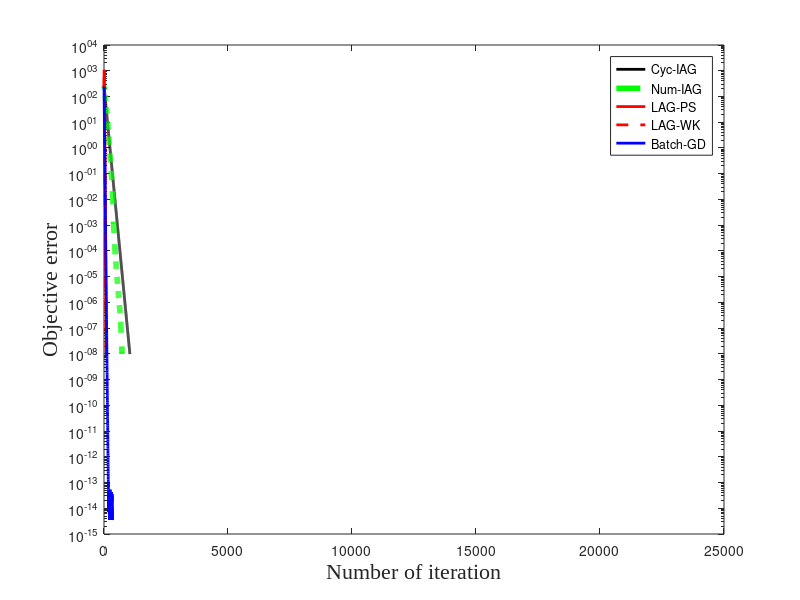
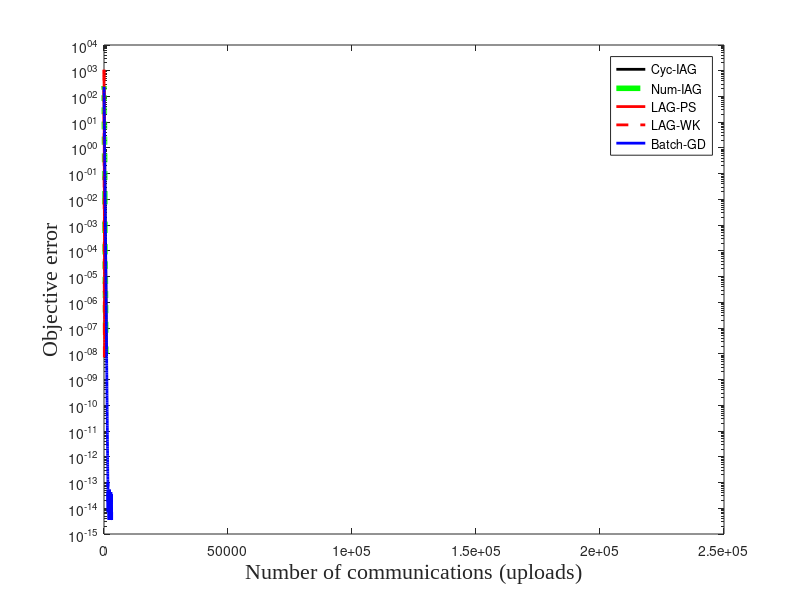

MATLAB code for these plots, in order:
%% LAG - linear regression synthetic data
clear all
close all

%% data allocation for linear regression
[Xdata_28] = load('data28/data.txt'); % UCLA Housing dataset
[ydata_28] = load('data28/y.txt'); 
[Xdata_29] = load('data29/data.txt'); % Body Fat dataset
[ydata_29] = load('data29/y.txt');   
[Xdata_30] = load('data30/data.txt'); % Age of abalone dataset
[ydata_30] = load('data30/y.txt');    

accuracy=1e-8;
num_iter=5000;
num_split=3;
num_workers=num_split*3;
X=cell(num_workers);
y=cell(num_workers);

num_feature=size(Xdata_29(1:50,:),2);
total_sample=size(Xdata_29(1:50,:),1); 
Xdata=randn(total_sample,num_feature);
% Xdatanorm = sqrt(sum(Xdata.^2,2));
ydata=[ydata_29(1:50)];

[Q R]=qr(Xdata);
diagmatrix=diag(ones(total_sample,1));
% [lambda]=eig(Xdata'*Xdata);
Hmax=zeros(num_workers,1);
for i=1:num_workers
   X{i}=1.3^(i-1)*Q(:,i)*Q(:,i)'+diag(ones(total_sample,1));
   Hmax(i)=max(eig(X{i}'*X{i})); 
   y{i}=ydata;
end

num_feature=size(X{1},2);

Hmax_sum=sum(Hmax);
hfun=Hmax_sum./Hmax;
nonprob=Hmax/Hmax_sum;


%% data pre-analysis

Hmin=zeros(num_workers,1);
Hcond=zeros(num_workers,1);
for i=1:num_workers
   Hmin(i)=min(abs(eig(X{i}'*X{i}))); 
   Hcond(i)=Hmax(i)/Hmin(i);
end

X_fede=[];
y_fede=[];
for i=1:num_workers
  X_fede=[X_fede;X{i}];
  y_fede=[y_fede;y{i}];
end

triggerslot=10;
Hmaxall=max(eig(X_fede'*X_fede)); 
Hminall=min(eig(X_fede'*X_fede)); 
condnum=Hmaxall/Hminall;
[cdff,cdfx] = ecdf(Hmax*num_workers/Hmaxall);
comm_save=0;
for i=1:triggerslot
    comm_save=comm_save+(1/i-1/(i+1))*cdff(find(cdfx>=min(max(cdfx),2*sqrt(1/(triggerslot*i))),1));
end

heterconst=mean(exp(Hmax/Hmaxall));
heterconst2=mean(Hmax/Hmaxall);
rate=1/(1+sum(Hmin)/(4*sum(Hmax)));
%% parameter initialization
%triggerslot=100;
theta=zeros(num_feature,num_iter);
grads=ones(num_feature,num_workers);
%stepsize=1/(num_workers*max(Hmax));
stepsize=1/Hmaxall;
thrd=10/(stepsize^2*num_workers^2)/triggerslot;
comm_count=ones(num_workers,1);

theta2=zeros(num_feature,num_iter);
grads2=ones(num_feature,1);
stepsize2=stepsize;

theta3=zeros(num_feature,num_iter);
grads3=ones(num_feature,num_workers);
stepsize3=stepsize2/num_workers; % cyclic access learning

theta4=zeros(num_feature,num_iter);
grads4=ones(num_feature,num_workers);
stepsize4=stepsize/num_workers; % nonuniform-random access learning


thrd5=1/(stepsize^2*num_workers^2)/triggerslot;
theta5=zeros(num_feature,1);
grads5=ones(num_feature,num_workers);
stepsize5=stepsize;
comm_count5=ones(num_workers,1);

%thrd6=2/(stepsize*num_workers);
theta6=zeros(num_feature,1);
grads6=ones(num_feature,1);
stepsize6=0.5*stepsize;
comm_count6=ones(num_workers,1);


theta7=zeros(num_feature,1);
grads7=ones(num_feature,num_workers);
stepsize7=stepsize;
comm_count7=ones(num_workers,1);

lambda=0.000;
%%  GD
comm_error2=[];
comm_grad2=[];
for iter=1:num_iter*5

    % central server computation
    if iter>1
    grads2=X_fede'*X_fede*theta2(:,iter)-X_fede'*y_fede+num_workers*lambda*theta2(:,iter);
        end
    grad_error2(iter)=norm(sum(grads2,2),2);

    loss2(iter)=0.5*norm(X_fede*theta2(:,iter)-y_fede,2)^2+0.5*num_workers*lambda*norm(theta2(:,iter),2)^2;
    theta2(:,iter+1)=theta2(:,iter)-stepsize2*grads2;
    comm_error2=[comm_error2;iter*num_workers,loss2(iter)]; 
    comm_grad2=[comm_grad2;iter*num_workers,grad_error2(iter)]; 
end
for iter=i:num_iter
   if abs(loss2(iter)-loss2(end))<accuracy
    fprintf('Communication rounds of GD\n');
       iter*num_workers  
       break
   end
end

%% LAG-PS
comm_iter=1;
comm_index=zeros(num_workers,num_iter);
comm_error=[];
comm_grad=[];
theta_temp=zeros(num_feature,num_workers);
for iter=1:num_iter

    comm_flag=0;
    % local worker computation
    for i=1:num_workers
        if iter>triggerslot
            trigger=0;
            for n=1:triggerslot
            trigger=trigger+norm(theta(:,iter-(n-1))-theta(:,iter-n),2)^2;
            end
%             trigger=trigger/triggerslot;
            if Hmax(i)^2*norm(theta_temp(:,i)-theta(:,iter),2)^2>thrd*trigger
                grads(:,i)=X{i}'*X{i}*theta(:,iter)-X{i}'*y{i}+lambda*theta(:,iter);
                theta_temp(:,i)=theta(:,iter);
                comm_index(i,iter)=1;
                comm_count(i)=comm_count(i)+1;
                comm_iter=comm_iter+1;
                comm_flag=1;
            end
        end
    end
    
    % central server computation
    grad_error(iter)=norm(sum(grads,2),2);
    loss(iter)=0.5*norm(X_fede*theta(:,iter)-y_fede,2)^2+0.5*num_workers*lambda*norm(theta(:,iter),2)^2;
    theta(:,iter+1)=theta(:,iter)-stepsize*sum(grads,2);
    if comm_flag==1
        comm_error=[comm_error;comm_iter,loss(iter)];
        comm_grad=[comm_grad;comm_iter,grad_error(iter)];
    elseif  mod(iter,1000)==0
        iter
        comm_iter=comm_iter+1;
        comm_error=[comm_error;comm_iter,loss(iter)];
        comm_grad=[comm_grad;comm_iter,grad_error(iter)];
    end
    if abs(loss(iter)-loss2(end))<accuracy
        fprintf('Communication rounds of LAG-PS\n');
        comm_iter
        break
    end
end

%% LAG-WK
comm_iter5=1;
comm_index5=zeros(num_workers,num_iter);
comm_error5=[];
comm_grad5=[];
for iter=1:num_iter

    grad_inexc=[];
    comm_flag=0;
    % local worker computation
    for i=1:num_workers
        grad_temp=X{i}'*X{i}*theta5(:,iter)-X{i}'*y{i}+lambda*theta5(:,iter);
        if iter>triggerslot
            trigger=0;
            for n=1:triggerslot
            trigger=trigger+norm(theta5(:,iter-(n-1))-theta5(:,iter-n),2)^2;
            end
%             trigger=trigger/triggerslot;
            if norm(grad_temp-grads5(:,i),2)^2>thrd5*trigger
                grads5(:,i)=grad_temp;
                comm_count5(i)=comm_count5(i)+1;
                comm_index5(i,iter)=1;
                comm_iter5=comm_iter5+1;
                comm_flag=1;
            end
        end       
    end
    grad_error5(iter)=norm(sum(grads5,2),2);
    loss5(iter)=0.5*norm(X_fede*theta5(:,iter)-y_fede,2)^2+0.5*num_workers*lambda*norm(theta5(:,iter),2)^2;
    if comm_flag==1
       comm_error5=[comm_error5;comm_iter5,loss5(iter)]; 
       comm_grad5=[comm_grad5;comm_iter5,grad_error5(iter)]; 
    elseif  mod(iter,1000)==0
        iter
        comm_iter5=comm_iter5+1; 
        comm_error5=[comm_error5;comm_iter5,loss5(iter)]; 
       comm_grad5=[comm_grad5;comm_iter5,grad_error5(iter)]; 
    end
    theta5(:,iter+1)=theta5(:,iter)-stepsize5*sum(grads5,2);
    if abs(loss5(iter)-loss2(end))<accuracy
        fprintf('Communication rounds of LAG-WK\n');
        comm_iter5
        break
    end
end

%% cyclic IAG
for iter=1:num_iter*floor(sqrt(num_workers))
    if mod(iter,1000)==0
        iter
    end
    if iter>1
    % local worker computation
    i=mod(iter,num_workers)+1;
    grads3(:,i)=X{i}'*X{i}*theta3(:,iter)-X{i}'*y{i}+lambda*theta3(:,iter);
    end
    % central server computation
    grad_error3(iter)=norm(sum(grads3,2),2);
    loss3(iter)=0.5*norm(X_fede*theta3(:,iter)-y_fede,2)^2+0.5*num_workers*lambda*norm(theta3(:,iter),2)^2;
    theta3(:,iter+1)=theta3(:,iter)-stepsize3*sum(grads3,2);
     
    if abs(loss3(iter)-loss2(end))<accuracy
        fprintf('Communication rounds of Cyc-IAG\n');
        iter
        break
    end
end

%% non-uniform RANDOMIZED IAG
for iter=1:num_iter*floor(sqrt(num_workers))
    if mod(iter,1000)==0
        iter
    end
    % local worker computation
    workprob=rand;
    for i=1:num_workers
        if workprob<=sum(nonprob(1:i));
           break;
        end
    end
    %i=randi(num_workers);   
    if iter>1
    grads4(:,i)=X{i}'*X{i}*theta4(:,iter)-X{i}'*y{i}+lambda*theta4(:,iter);
    end
    % central server computation
    grad_error4(iter)=norm(sum(grads4,2),2);
    loss4(iter)=0.5*norm(X_fede*theta4(:,iter)-y_fede,2)^2+0.5*num_workers*lambda*norm(theta4(:,iter),2)^2;
    theta4(:,iter+1)=theta4(:,iter)-stepsize4*sum(grads4,2);
    
    if abs(loss4(iter)-loss2(end))<accuracy
        fprintf('Communication rounds of Num-IAG\n');
        iter
        break
    end
end


%% figure
figure
semilogy(abs(loss3-loss2(end)),'k-','LineWidth',2);
hold on
semilogy(abs(loss4-loss2(end)),'g--','LineWidth',4);
hold on
semilogy(abs(loss-loss2(end)),'r-','LineWidth',2);
hold on
semilogy(abs(loss5-loss2(end)),'r--','LineWidth',2);
hold on
semilogy(abs(loss2-loss2(end)),'b-','LineWidth',2);
xlabel('Number of iteration','fontsize',16,'fontname','Times New Roman')
ylabel('Objective error','fontsize',16,'fontname','Times New Roman')
legend('Cyc-IAG','Num-IAG','LAG-PS','LAG-WK','Batch-GD')


figure
semilogy(abs(loss3-loss2(end)),'k-','LineWidth',2);
hold on
semilogy(abs(loss4-loss2(end)),'g--','LineWidth',4);
hold on
semilogy(comm_grad(:,1),abs(comm_error(:,2)-loss2(end)),'r-','LineWidth',2);
hold on
semilogy(comm_grad5(:,1),abs(comm_error5(:,2)-loss2(end)),'r--','LineWidth',2);
hold on
semilogy(comm_grad2(:,1),abs(comm_error2(:,2)-loss2(end)),'b-','LineWidth',2);
xlabel('Number of communications (uploads)','fontsize',16,'fontname','Times New Roman')
ylabel('Objective error','fontsize',16,'fontname','Times New Roman')
legend('Cyc-IAG','Num-IAG','LAG-PS','LAG-WK','Batch-GD')